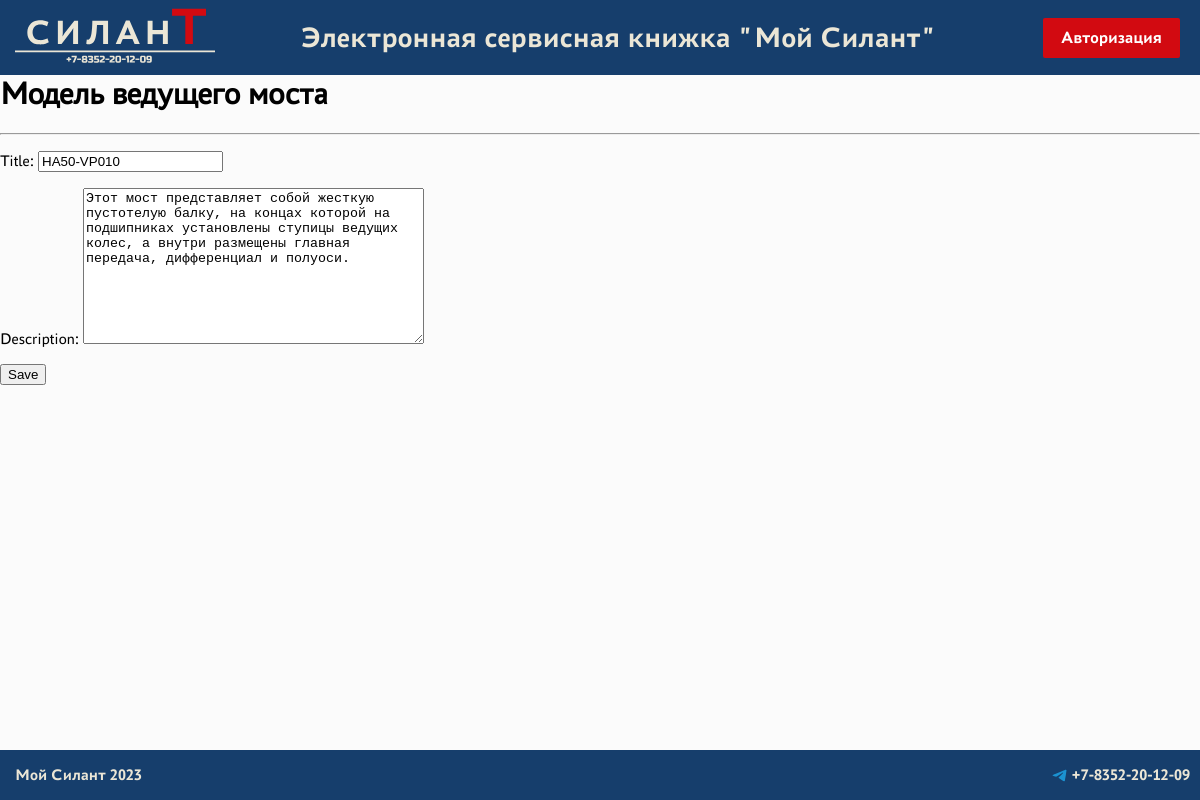
The page /cars/drive_axle_model/2/update/ (signed in) on the database its author committed.
### info/models.py (models this page shows)
class DriveAxleModel(models.Model):
    title = models.CharField(max_length = 64)   #название
    description = models.TextField()            #описание

### info/views.py (the view)
# urls.py: path('cars/drive_axle_model/<int:pk>/update/', DriveAxleModelUpdate.as_view(), name = 'drive_axle_model_update'),
class DriveAxleModelUpdate(LoginRequiredMixin, PermissionRequiredMixin, UpdateView):
   form_class = DriveAxleModelsForm
   model = DriveAxleModel
   template_name = 'info/drive_axle_model_edit.html'
   permission_required = 'info.change_driveaxlemodel'

### info/forms.py
class DriveAxleModelsForm(forms.ModelForm):
    class Meta:
        model = DriveAxleModel
        fields = [
            'title',
            'description',
        ]

### templates/info/drive_axle_model_edit.html (shortened to what this page needs)
{% extends 'flatpages/default.html' %}
{% block content %}
<h1>Модель ведущего моста</h1>
<hr>
<form action="" method="post">
    {{ form.as_p }}
    <input type="submit" value="Save" />
</form>
{% endblock content %}

### static/css/default.css (style rules this page uses)
body { font-family: 'Astra Sans Regular', Arial, Helvetica, sans-serif; margin: 0; margin-top: 75px; margin-bottom: 50px; background-color: rgb(251, 251, 251); }

### rows shown on the page
DriveAxleModel: title "HA50-VP010", description "Этот мост представляет собой жесткую пустотелую балку, на концах которой на подшипниках установлены ступицы ведущих колес, а внутри размещены главная передача, дифференциал и полуоси."
